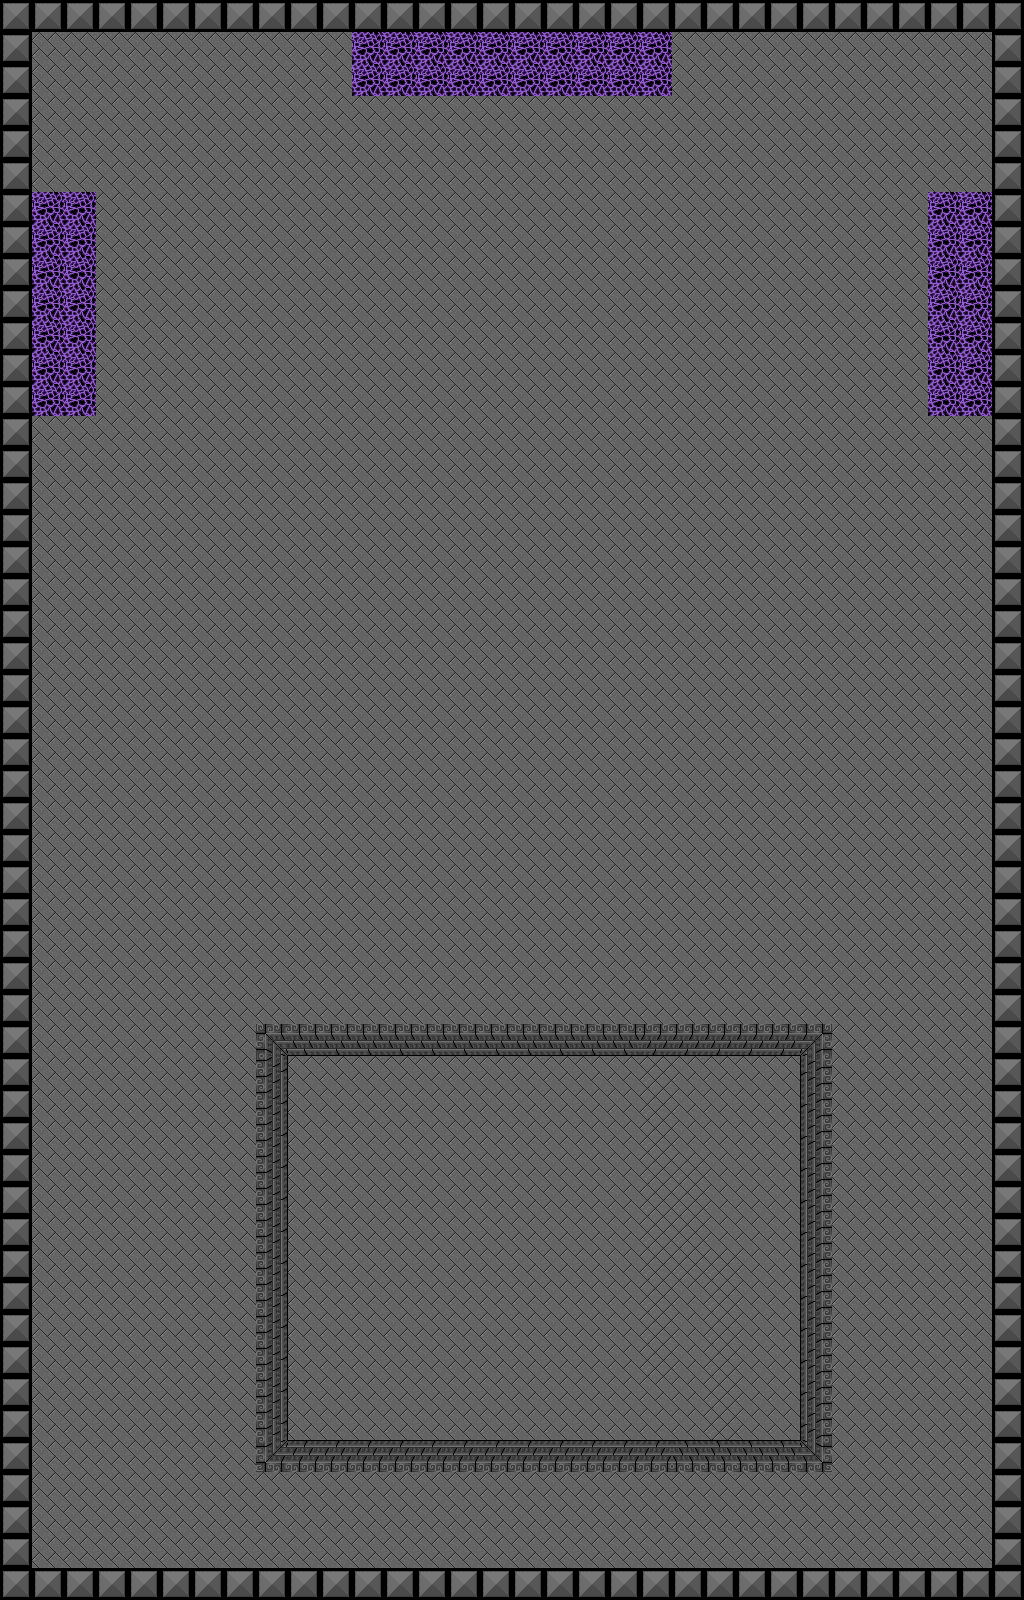

This game map was drawn from its Tiled (.tmx) file and the tilesets committed beside it. A one-line description and the full map source follow:
An orthogonal 32x50 tile map with 32x32 px tiles, 1 tile layer (Camada de Tiles 1), 2 tilesets.

<map version="1.5" tiledversion="1.7.0" orientation="orthogonal" renderorder="right-down" width="32" height="50" tilewidth="32" tileheight="32" infinite="0" nextlayerid="2" nextobjectid="1">
 <editorsettings>
  <export target="../GameWord.json" format="json" />
 </editorsettings>
 <tileset firstgid="1" source="Tile1.tsx" />
 <tileset firstgid="65" source="Tile2.tsx" />
 <layer id="1" name="Camada de Tiles 1" width="32" height="50">
  <data encoding="csv">
105,105,105,105,105,105,105,105,105,105,105,105,105,105,105,105,105,105,105,105,105,105,105,105,105,105,105,105,105,105,105,105,
105,48,48,48,48,48,48,48,48,48,48,114,114,114,114,114,114,114,114,114,114,48,48,48,48,48,48,48,48,48,48,105,
105,48,48,48,48,48,48,48,48,48,48,114,114,114,114,114,114,114,114,114,114,48,48,48,48,48,48,48,48,48,48,105,
105,48,48,48,48,48,48,48,48,48,48,48,48,48,48,48,48,48,48,48,48,48,48,48,48,48,48,48,48,48,48,105,
105,48,48,48,48,48,48,48,48,48,48,48,48,48,48,48,48,48,48,48,48,48,48,48,48,48,48,48,48,48,48,105,
105,48,48,48,48,48,48,48,48,48,48,48,48,48,48,48,48,48,48,48,48,48,48,48,48,48,48,48,48,48,48,105,
105,114,114,48,48,48,48,48,48,48,48,48,48,48,48,48,48,48,48,48,48,48,48,48,48,48,48,48,48,114,114,105,
105,114,114,48,48,48,48,48,48,48,48,48,48,48,48,48,48,48,48,48,48,48,48,48,48,48,48,48,48,114,114,105,
105,114,114,48,48,48,48,48,48,48,48,48,48,48,48,48,48,48,48,48,48,48,48,48,48,48,48,48,48,114,114,105,
105,114,114,48,48,48,48,48,48,48,48,48,48,48,48,48,48,48,48,48,48,48,48,48,48,48,48,48,48,114,114,105,
105,114,114,48,48,48,48,48,48,48,48,48,48,48,48,48,48,48,48,48,48,48,48,48,48,48,48,48,48,114,114,105,
105,114,114,48,48,48,48,48,48,48,48,48,48,48,48,48,48,48,48,48,48,48,48,48,48,48,48,48,48,114,114,105,
105,114,114,48,48,48,48,48,48,48,48,48,48,48,48,48,48,48,48,48,48,48,48,48,48,48,48,48,48,114,114,105,
105,48,48,48,48,48,48,48,48,48,48,48,48,48,48,48,48,48,48,48,48,48,48,48,48,48,48,48,48,48,48,105,
105,48,48,48,48,48,48,48,48,48,48,48,48,48,48,48,48,48,48,48,48,48,48,48,48,48,48,48,48,48,48,105,
105,48,48,48,48,48,48,48,48,48,48,48,48,48,48,48,48,48,48,48,48,48,48,48,48,48,48,48,48,48,48,105,
105,48,48,48,48,48,48,48,48,48,48,48,48,48,48,48,48,48,48,48,48,48,48,48,48,48,48,48,48,48,48,105,
105,48,48,48,48,48,48,48,48,48,48,48,48,48,48,48,48,48,48,48,48,48,48,48,48,48,48,48,48,48,48,105,
105,48,48,48,48,48,48,48,48,48,48,48,48,48,48,48,48,48,48,48,48,48,48,48,48,48,48,48,48,48,48,105,
105,48,48,48,48,48,48,48,48,48,48,48,48,48,48,48,48,48,48,48,48,48,48,48,48,48,48,48,48,48,48,105,
105,48,48,48,48,48,48,48,48,48,48,48,48,48,48,48,48,48,48,48,48,48,48,48,48,48,48,48,48,48,48,105,
105,48,48,48,48,48,48,48,48,48,48,48,48,48,48,48,48,48,48,48,48,48,48,48,48,48,48,48,48,48,48,105,
105,48,48,48,48,48,48,48,48,48,48,48,48,48,48,48,48,48,48,48,48,48,48,48,48,48,48,48,48,48,48,105,
105,48,48,48,48,48,48,48,48,48,48,48,48,48,48,48,48,48,48,48,48,48,48,48,48,48,48,48,48,48,48,105,
105,48,48,48,48,48,48,48,48,48,48,48,48,48,48,48,48,48,48,48,48,48,48,48,48,48,48,48,48,48,48,105,
105,48,48,48,48,48,48,48,48,48,48,48,48,48,48,48,48,48,48,48,48,48,48,48,48,48,48,48,48,48,48,105,
105,48,48,48,48,48,48,48,48,48,48,48,48,48,48,48,48,48,48,48,48,48,48,48,48,48,48,48,48,48,48,105,
105,48,48,48,48,48,48,48,48,48,48,48,48,48,48,48,48,48,48,48,48,48,48,48,48,48,48,48,48,48,48,105,
105,48,48,48,48,48,48,48,48,48,48,48,48,48,48,48,48,48,48,48,48,48,48,48,48,48,48,48,48,48,48,105,
105,48,48,48,48,48,48,48,48,48,48,48,48,48,48,48,48,48,48,48,48,48,48,48,48,48,48,48,48,48,48,105,
105,48,48,48,48,48,48,48,48,48,48,48,48,48,48,48,48,48,48,48,48,48,48,48,48,48,48,48,48,48,48,105,
105,48,48,48,48,48,48,48,48,48,48,48,48,48,48,48,48,48,48,48,48,48,48,48,48,48,48,48,48,48,48,105,
105,48,48,48,48,48,48,48,1,2,2,2,2,2,2,2,2,2,2,2,3,3,3,3,3,4,48,48,48,48,48,105,
105,48,48,48,48,48,48,48,17,48,48,48,48,48,48,48,48,48,48,48,40,48,48,48,48,12,48,48,48,48,48,105,
105,48,48,48,48,48,48,48,17,48,48,48,48,48,48,48,48,48,48,48,40,48,48,48,48,12,48,48,48,48,48,105,
105,48,48,48,48,48,48,48,17,48,48,48,48,48,48,48,48,48,48,48,40,48,48,48,48,12,48,48,48,48,48,105,
105,48,48,48,48,48,48,48,17,48,48,48,48,48,48,48,48,48,48,48,40,40,48,48,48,12,48,48,48,48,48,105,
105,48,48,48,48,48,48,48,17,48,48,48,48,48,48,48,48,48,48,48,40,40,48,48,48,12,48,48,48,48,48,105,
105,48,48,48,48,48,48,48,17,48,48,48,48,48,48,48,48,48,48,48,40,40,48,48,48,12,48,48,48,48,48,105,
105,48,48,48,48,48,48,48,17,48,48,48,48,48,48,48,48,48,48,48,40,40,40,48,48,12,48,48,48,48,48,105,
105,48,48,48,48,48,48,48,17,48,48,48,48,48,48,48,48,48,48,48,40,48,40,48,48,12,48,48,48,48,48,105,
105,48,48,48,48,48,48,48,17,48,48,48,48,48,48,48,48,48,48,48,40,48,40,48,48,12,48,48,48,48,48,105,
105,48,48,48,48,48,48,48,17,48,48,48,48,48,48,48,48,48,48,48,40,48,40,48,48,12,48,48,48,48,48,105,
105,48,48,48,48,48,48,48,17,48,48,48,48,48,48,48,48,48,48,48,48,48,40,48,48,12,48,48,48,48,48,105,
105,48,48,48,48,48,48,48,17,48,48,48,48,48,48,48,48,48,48,48,48,48,40,48,48,12,48,48,48,48,48,105,
105,48,48,48,48,48,48,48,25,26,26,26,26,26,26,26,26,26,26,26,26,27,27,27,27,28,48,48,48,48,48,105,
105,48,48,48,48,48,48,48,48,48,48,48,48,48,48,48,48,48,48,48,48,48,48,48,48,48,48,48,48,48,48,105,
105,48,48,48,48,48,48,48,48,48,48,48,48,48,48,48,48,48,48,48,48,48,48,48,48,48,48,48,48,48,48,105,
105,48,48,48,48,48,48,48,48,48,48,48,48,48,48,48,48,48,48,48,48,48,48,48,48,48,48,48,48,48,48,105,
105,105,105,105,105,105,105,105,105,105,105,105,105,105,105,105,105,105,105,105,105,105,105,105,105,105,105,105,105,105,105,105
</data>
 </layer>
</map>
